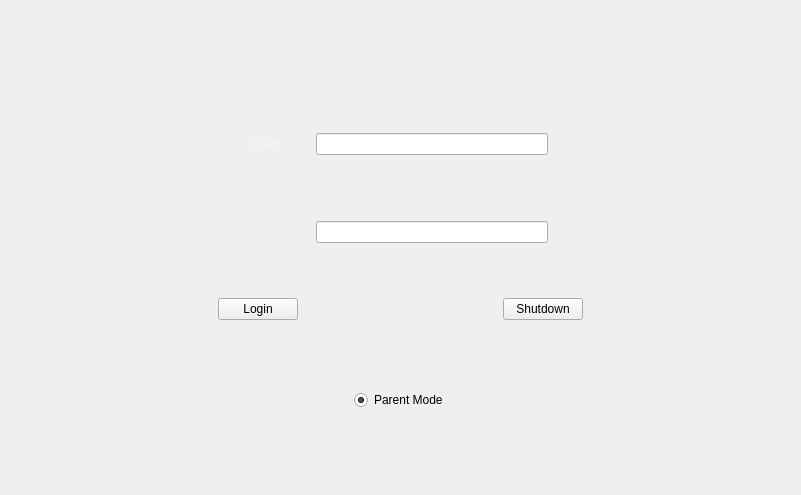
<?xml version="1.0" encoding="UTF-8"?>
<ui version="4.0">
 <class>Widget</class>
 <widget class="QWidget" name="Widget">
  <property name="geometry">
   <rect>
    <x>0</x>
    <y>0</y>
    <width>801</width>
    <height>495</height>
   </rect>
  </property>
  <property name="windowTitle">
   <string>Widget</string>
  </property>
  <layout class="QVBoxLayout" name="verticalLayout">
   <property name="topMargin">
    <number>18</number>
   </property>
   <item>
    <widget class="QWidget" name="widget" native="true">
     <layout class="QGridLayout" name="gridLayout">
      <item row="2" column="0">
       <spacer name="horizontalSpacer">
        <property name="orientation">
         <enum>Qt::Horizontal</enum>
        </property>
        <property name="sizeHint" stdset="0">
         <size>
          <width>40</width>
          <height>20</height>
         </size>
        </property>
       </spacer>
      </item>
      <item row="2" column="1">
       <widget class="QLabel" name="label">
        <property name="text">
         <string>&lt;html&gt;&lt;head/&gt;&lt;body&gt;&lt;p&gt;&lt;span style=&quot; font-weight:600; color:#f4f4f4;&quot;&gt;User&lt;/span&gt;&lt;/p&gt;&lt;/body&gt;&lt;/html&gt;</string>
        </property>
       </widget>
      </item>
      <item row="2" column="3">
       <spacer name="horizontalSpacer_2">
        <property name="orientation">
         <enum>Qt::Horizontal</enum>
        </property>
        <property name="sizeHint" stdset="0">
         <size>
          <width>40</width>
          <height>20</height>
         </size>
        </property>
       </spacer>
      </item>
      <item row="4" column="1">
       <widget class="QLabel" name="label_2">
        <property name="text">
         <string>&lt;html&gt;&lt;head/&gt;&lt;body&gt;&lt;p&gt;&lt;span style=&quot; font-weight:600; color:#eeeeee;&quot;&gt;Password&lt;/span&gt;&lt;/p&gt;&lt;/body&gt;&lt;/html&gt;</string>
        </property>
       </widget>
      </item>
      <item row="4" column="2">
       <widget class="QLineEdit" name="Password">
        <property name="text">
         <string/>
        </property>
        <property name="echoMode">
         <enum>QLineEdit::Password</enum>
        </property>
       </widget>
      </item>
      <item row="2" column="2">
       <widget class="QLineEdit" name="UserName">
        <property name="text">
         <string/>
        </property>
       </widget>
      </item>
      <item row="3" column="1">
       <spacer name="verticalSpacer">
        <property name="orientation">
         <enum>Qt::Vertical</enum>
        </property>
        <property name="sizeType">
         <enum>QSizePolicy::Fixed</enum>
        </property>
        <property name="sizeHint" stdset="0">
         <size>
          <width>20</width>
          <height>60</height>
         </size>
        </property>
       </spacer>
      </item>
      <item row="0" column="2" rowspan="2">
       <spacer name="verticalSpacer_2">
        <property name="orientation">
         <enum>Qt::Vertical</enum>
        </property>
        <property name="sizeType">
         <enum>QSizePolicy::Fixed</enum>
        </property>
        <property name="sizeHint" stdset="0">
         <size>
          <width>20</width>
          <height>100</height>
         </size>
        </property>
       </spacer>
      </item>
     </layout>
    </widget>
   </item>
   <item>
    <widget class="QWidget" name="widget_3" native="true">
     <layout class="QGridLayout" name="gridLayout_3">
      <item row="0" column="0">
       <spacer name="horizontalSpacer_5">
        <property name="orientation">
         <enum>Qt::Horizontal</enum>
        </property>
        <property name="sizeHint" stdset="0">
         <size>
          <width>40</width>
          <height>20</height>
         </size>
        </property>
       </spacer>
      </item>
      <item row="0" column="1">
       <widget class="QPushButton" name="login_btn_Login">
        <property name="text">
         <string>Login</string>
        </property>
       </widget>
      </item>
      <item row="0" column="5">
       <spacer name="horizontalSpacer_6">
        <property name="orientation">
         <enum>Qt::Horizontal</enum>
        </property>
        <property name="sizeHint" stdset="0">
         <size>
          <width>40</width>
          <height>20</height>
         </size>
        </property>
       </spacer>
      </item>
      <item row="0" column="2">
       <spacer name="horizontalSpacer_9">
        <property name="orientation">
         <enum>Qt::Horizontal</enum>
        </property>
        <property name="sizeHint" stdset="0">
         <size>
          <width>40</width>
          <height>20</height>
         </size>
        </property>
       </spacer>
      </item>
      <item row="0" column="4">
       <widget class="QPushButton" name="login_btn_Shutdown">
        <property name="text">
         <string>Shutdown</string>
        </property>
       </widget>
      </item>
      <item row="1" column="2">
       <spacer name="verticalSpacer_4">
        <property name="orientation">
         <enum>Qt::Vertical</enum>
        </property>
        <property name="sizeType">
         <enum>QSizePolicy::Fixed</enum>
        </property>
        <property name="sizeHint" stdset="0">
         <size>
          <width>20</width>
          <height>5</height>
         </size>
        </property>
       </spacer>
      </item>
     </layout>
    </widget>
   </item>
   <item>
    <spacer name="verticalSpacer_5">
     <property name="orientation">
      <enum>Qt::Vertical</enum>
     </property>
     <property name="sizeType">
      <enum>QSizePolicy::Fixed</enum>
     </property>
     <property name="sizeHint" stdset="0">
      <size>
       <width>20</width>
       <height>5</height>
      </size>
     </property>
    </spacer>
   </item>
   <item>
    <widget class="QWidget" name="widget_4" native="true">
     <layout class="QGridLayout" name="gridLayout_2">
      <property name="bottomMargin">
       <number>20</number>
      </property>
      <item row="0" column="0">
       <spacer name="horizontalSpacer_7">
        <property name="orientation">
         <enum>Qt::Horizontal</enum>
        </property>
        <property name="sizeHint" stdset="0">
         <size>
          <width>328</width>
          <height>20</height>
         </size>
        </property>
       </spacer>
      </item>
      <item row="0" column="1">
       <widget class="QRadioButton" name="Parent_Mode">
        <property name="tabletTracking">
         <bool>false</bool>
        </property>
        <property name="text">
         <string>Parent Mode</string>
        </property>
        <property name="checked">
         <bool>true</bool>
        </property>
       </widget>
      </item>
      <item row="0" column="2">
       <spacer name="horizontalSpacer_8">
        <property name="orientation">
         <enum>Qt::Horizontal</enum>
        </property>
        <property name="sizeHint" stdset="0">
         <size>
          <width>328</width>
          <height>20</height>
         </size>
        </property>
       </spacer>
      </item>
      <item row="1" column="1">
       <spacer name="verticalSpacer_3">
        <property name="orientation">
         <enum>Qt::Vertical</enum>
        </property>
        <property name="sizeType">
         <enum>QSizePolicy::Fixed</enum>
        </property>
        <property name="sizeHint" stdset="0">
         <size>
          <width>20</width>
          <height>49</height>
         </size>
        </property>
       </spacer>
      </item>
     </layout>
    </widget>
   </item>
  </layout>
 </widget>
 <resources/>
 <connections/>
</ui>
